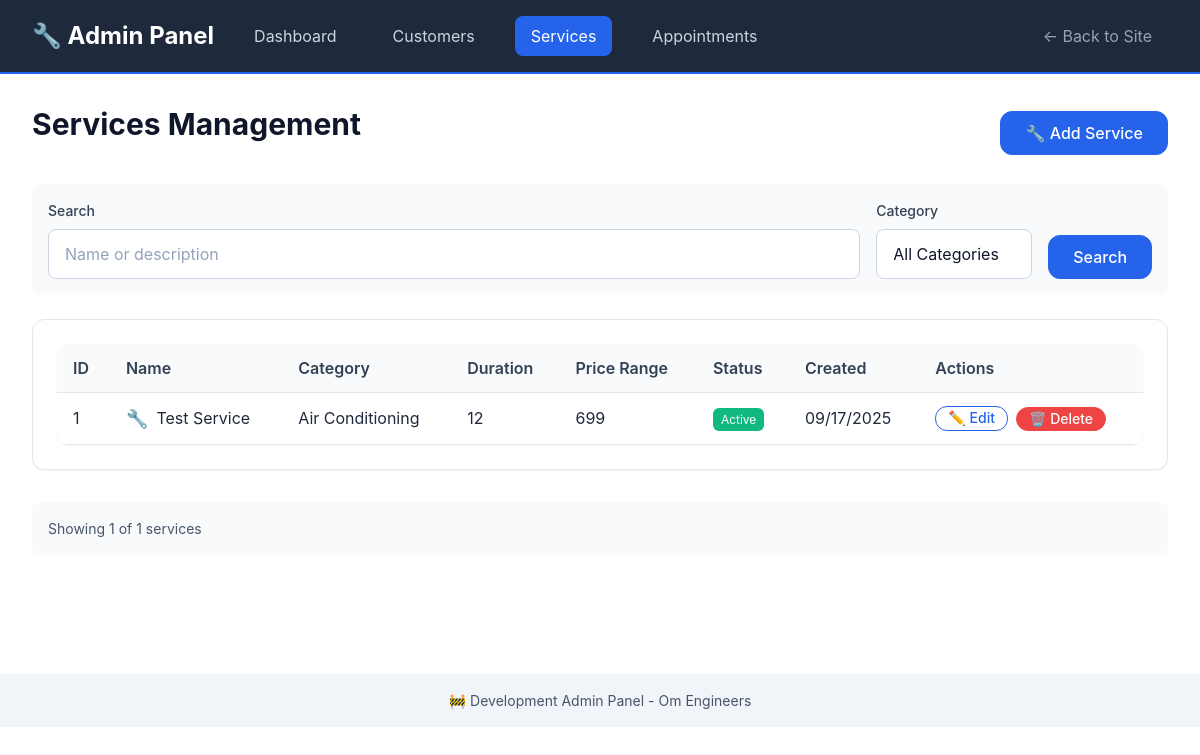
The app's page /admin/services with its own data.
### models/service_db.py (models this page shows, shortened)
class Service(db.Model):
    __tablename__ = 'services'
    id: Mapped[int] = mapped_column(primary_key=True)
    name: Mapped[str] = mapped_column(String(100), nullable=False)
    description: Mapped[str] = mapped_column(Text, nullable=False)
    category: Mapped[str] = mapped_column(String(50), nullable=False, index=True)
    duration: Mapped[str] = mapped_column(String(50), nullable=False)
    price_range: Mapped[str] = mapped_column(String(50), nullable=False)
    icon: Mapped[str] = mapped_column(String(10), default="🔧")
    is_active: Mapped[bool] = mapped_column(Boolean, default=True, index=True)
    created_at: Mapped[datetime] = mapped_column(DateTime, default=datetime.utcnow)
    updated_at: Mapped[datetime] = mapped_column(DateTime, default=datetime.utcnow, onupdate=datetime.utcnow)
    appointments = db.relationship('Appointment', back_populates='service')
    @classmethod
    def get_categories(cls, active_only: bool = True):
        query = db.session.query(cls.category).distinct()
        if active_only:
            query = query.filter_by(is_active=True)
        return [category[0] for category in query.all()]

### routes/admin.py (the view, shortened to what this page needs)
@admin_bp.route('/services')
def services():
    search = request.args.get('search', '')
    category = request.args.get('category', '')
    page = request.args.get('page', 1, type=int)
    query = Service.query
    if category:
        query = query.filter(Service.category == category)
    services = query.order_by(Service.created_at.desc()).paginate(
        page=page, per_page=20, error_out=False
    )
    categories = Service.get_categories(active_only=False)
    return render_template('admin/services.html',
                         services=services,
                         search=search,
                         categories=categories,
                         current_category=category)

### templates/admin/services.html (shortened to what this page needs)
{% extends "admin/base.html" %}
{% block content %}
<div style="display: flex; justify-content: space-between; align-items: center; margin-bottom: var(--space-6);">
    <h1>Services Management</h1>
    <a href="{{ url_for('admin.new_service') }}" class="btn btn-primary">🔧 Add Service</a>
</div>
<div class="filters">
    <form method="GET" style="display: flex; gap: var(--space-4); align-items: end; flex-wrap: wrap; width: 100%;">
        <div style="flex: 1; min-width: 200px;">
            <label for="search" class="form-label">Search</label>
            <input type="text" id="search" name="search" class="form-input"
                   placeholder="Name or description" value="{{ search }}">
        </div>
        <div style="min-width: 150px;">
            <label for="category" class="form-label">Category</label>
            <select id="category" name="category" class="form-input">
                <option value="">All Categories</option>
            </select>
        </div>
        <button type="submit" class="btn btn-primary">Search</button>
    </form>
</div>
{% if services.items %}
<div class="card">
    <table class="admin-table">
        <thead>
            <tr>
                <th>ID</th>
                <th>Name</th>
                <th>Category</th>
                <th>Duration</th>
                <th>Price Range</th>
                <th>Status</th>
                <th>Created</th>
                <th>Actions</th>
            </tr>
        </thead>
        <tbody>
            {% for service in services.items %}
            <tr>
                <td>{{ service.id }}</td>
                <td>
                    <div style="display: flex; align-items: center; gap: var(--space-2);">
                        <span style="font-size: var(--font-size-lg);">{{ service.icon }}</span>
                        <span>{{ service.name }}</span>
                    </div>
                </td>
                <td>{{ service.category }}</td>
                <td>{{ service.duration }}</td>
                <td>{{ service.price_range }}</td>
                <td>
                    <span style="background-color:
                        {% if service.is_active %}var(--success-color){% else %}var(--gray-400){% endif %};
                        color: var(--white); padding: var(--space-1) var(--space-2); border-radius: var(--border-radius-sm); font-size: var(--font-size-xs);">
                        {% if service.is_active %}Active{% else %}Inactive{% endif %}
                    </span>
                </td>
                <td>{{ service.created_at.strftime('%m/%d/%Y') }}</td>
                <td>
                    <div style="display: flex; gap: var(--space-2);">
                        <a href="{{ url_for('admin.edit_service', service_id=service.id) }}"
                           class="btn btn-sm btn-outline">✏️ Edit</a>
                        <form method="POST" action="{{ url_for('admin.delete_service', service_id=service.id) }}"
                              style="display: inline;"
                              onsubmit="return confirm('Are you sure you want to delete this service? This will also affect related appointments!')">
                            <button type="submit" class="btn btn-sm btn-danger">🗑️ Delete</button>
                        </form>
                    </div>
                </td>
            </tr>
            {% endfor %}
        </tbody>
    </table>
</div>
{% endif %}
<div style="margin-top: var(--space-8); padding: var(--space-4); background: var(--gray-50); border-radius: var(--border-radius);">
    <p style="margin: 0; color: var(--gray-600); font-size: var(--font-size-sm);">
        Showing {{ services.items|length }} of {{ services.total }} services
    </p>
</div>
{% endblock %}

### static/css/main.css (style rules this page uses)
:root { --primary-color: #2563eb; --primary-dark: #1d4ed8; --primary-light: #3b82f6; --secondary-color: #64748b; --success-color: #10b981; --warning-color: #f59e0b; --error-color: #ef4444; --white: #ffffff; --gray-50: #f8fafc; --gray-100: #f1f5f9; --gray-200: #e2e8f0; --gray-300: #cbd5e1; --gray-400: #94a3b8; --gray-500: #64748b; --gray-600: #475569; --gray-700: #334155; --gray-800: #1e293b; --gray-900: #0f172a; --font-family: 'Inter', -apple-system, BlinkMacSystemFont, 'Segoe UI', Roboto, Oxygen, Ubuntu, Cantarell, sans-serif; --font-size-xs: 0.75rem; --font-size-sm: 0.875rem; --font-size-base: 1rem; --font-size-lg: 1.125rem; --font-size-xl: 1.25rem; --font-size-2xl: 1.5rem; --font-size-3xl: 1.875rem; --font-size-4xl: 2.25rem; --font-weight-normal: 400; --font-weight-medium: 500; --font-weight-semibold: 600; --font-weight-bold: 700; --line-height-tight: 1.25; --line-height-normal: 1.5; --line-height-relaxed: 1.75; --space-1: 0.25rem; --space-2: 0.5rem; --space-3: 0.75rem; --space-4: 1rem; --space-5: 1.25rem; --space-6: 1.5rem; --space-8: 2rem; --space-10: 2.5rem; --space-12: 3rem; --space-16: 4rem; --space-20: 5rem; --border-radius-sm: 0.375rem; --border-radius: 0.5rem; --border-radius-lg: 0.75rem; --border-radius-xl: 1rem; --shadow-sm: 0 1px 2px 0 rgba(0, 0, 0, 0.05); --shadow: 0 1px 3px 0 rgba(0, 0, 0, 0.1), 0 1px 2px 0 rgba(0, 0, 0, 0.06); --shadow-md: 0 4px 6px -1px rgba(0, 0, 0, 0.1), 0 2px 4px -1px rgba(0, 0, 0, 0.06); --shadow-lg: 0 10px 15px -3px rgba(0, 0, 0, 0.1), 0 4px 6px -2px rgba(0, 0, 0, 0.05); --container-max-width: 1200px; --header-height: 4rem; --min-touch-target: 2.75rem; }
*, *::before, *::after { box-sizing: border-box; }
* { margin: 0; padding: 0; }
html { font-size: 16px; scroll-behavior: smooth; -webkit-text-size-adjust: 100%; -ms-text-size-adjust: 100%; }
body { font-family: var(--font-family); font-size: var(--font-size-base); font-weight: var(--font-weight-normal); line-height: var(--line-height-normal); color: var(--gray-800); background-color: var(--white); -webkit-font-smoothing: antialiased; -moz-osx-font-smoothing: grayscale; }
h1, h2, h3, h4, h5, h6 { font-weight: var(--font-weight-bold); line-height: var(--line-height-tight); color: var(--gray-900); margin-bottom: var(--space-4); }
h1 { font-size: var(--font-size-3xl); }
p { margin-bottom: var(--space-4); color: var(--gray-600); }
a { color: var(--primary-color); text-decoration: none; }
.btn { display: inline-flex; align-items: center; justify-content: center; min-height: var(--min-touch-target); padding: var(--space-3) var(--space-6); font-family: inherit; font-size: var(--font-size-base); font-weight: var(--font-weight-medium); line-height: 1; text-decoration: none; border: 1px solid transparent; border-radius: var(--border-radius-lg); cursor: pointer; transition: all 0.2s ease-in-out; user-select: none; white-space: nowrap; }
.btn-primary { background-color: var(--primary-color); border-color: var(--primary-color); color: var(--white); }
.btn-outline { background-color: transparent; border-color: var(--primary-color); color: var(--primary-color); }
.btn-sm { min-height: 2.25rem; padding: var(--space-2) var(--space-4); font-size: var(--font-size-sm); }
.form-label { display: block; font-size: var(--font-size-sm); font-weight: var(--font-weight-medium); color: var(--gray-700); margin-bottom: var(--space-2); }
.form-input { display: block; width: 100%; min-height: var(--min-touch-target); padding: var(--space-3) var(--space-4); font-family: inherit; font-size: max(16px, var(--font-size-base)); line-height: var(--line-height-normal); color: var(--gray-900); background-color: var(--white); border: 1px solid var(--gray-300); border-radius: var(--border-radius); transition: border-color 0.2s ease-in-out, box-shadow 0.2s ease-in-out; -webkit-appearance: none; -moz-appearance: none; appearance: none; }
.form-input::placeholder { color: var(--gray-400); }
.card { background-color: var(--white); border: 1px solid var(--gray-200); border-radius: var(--border-radius-lg); box-shadow: var(--shadow-sm); padding: var(--space-6); transition: box-shadow 0.2s ease-in-out; }

### records on screen
Service: id "1", icon "🔧", name "Test Service", category "Air Conditioning", duration "12", price_range "699", is_active "Active", created_at "09/17/2025"

### other values on screen
{{ services.items|length }} "1"
{{ services.total }} "1"
{{ config.APP_NAME }} "Om Engineers"
